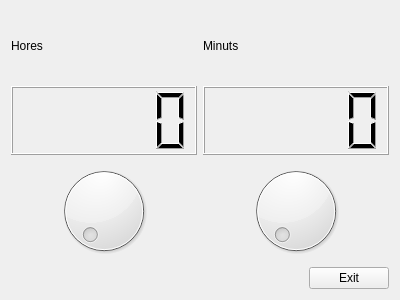
<?xml version="1.0" encoding="UTF-8"?>
<ui version="4.0">
 <class>Rellotge</class>
 <widget class="QWidget" name="Rellotge">
  <property name="geometry">
   <rect>
    <x>0</x>
    <y>0</y>
    <width>400</width>
    <height>300</height>
   </rect>
  </property>
  <property name="windowTitle">
   <string>Form</string>
  </property>
  <layout class="QVBoxLayout" name="verticalLayout_2">
   <item>
    <layout class="QVBoxLayout" name="verticalLayout">
     <item>
      <layout class="QHBoxLayout" name="horizontalLayout_2">
       <item>
        <widget class="QLabel" name="label">
         <property name="text">
          <string>Hores</string>
         </property>
        </widget>
       </item>
       <item>
        <widget class="QLabel" name="label_2">
         <property name="text">
          <string>Minuts</string>
         </property>
        </widget>
       </item>
      </layout>
     </item>
     <item>
      <layout class="QHBoxLayout" name="horizontalLayout_3">
       <item>
        <widget class="QLCDNumber" name="lcdNumber_3">
         <property name="smallDecimalPoint">
          <bool>false</bool>
         </property>
        </widget>
       </item>
       <item>
        <widget class="QLCDNumber" name="lcdNumber_2">
         <property name="sizePolicy">
          <sizepolicy hsizetype="Minimum" vsizetype="Minimum">
           <horstretch>0</horstretch>
           <verstretch>0</verstretch>
          </sizepolicy>
         </property>
        </widget>
       </item>
      </layout>
     </item>
     <item>
      <layout class="QHBoxLayout" name="horizontalLayout_4">
       <item>
        <widget class="QDial" name="dial">
         <property name="maximum">
          <number>23</number>
         </property>
        </widget>
       </item>
       <item>
        <widget class="QDial" name="dial_2">
         <property name="maximum">
          <number>59</number>
         </property>
        </widget>
       </item>
      </layout>
     </item>
    </layout>
   </item>
   <item>
    <layout class="QHBoxLayout" name="horizontalLayout">
     <item>
      <spacer name="horizontalSpacer">
       <property name="orientation">
        <enum>Qt::Horizontal</enum>
       </property>
       <property name="sizeHint" stdset="0">
        <size>
         <width>40</width>
         <height>20</height>
        </size>
       </property>
      </spacer>
     </item>
     <item>
      <widget class="QPushButton" name="pushButton">
       <property name="text">
        <string>Exit</string>
       </property>
      </widget>
     </item>
    </layout>
   </item>
  </layout>
 </widget>
 <resources/>
 <connections>
  <connection>
   <sender>dial</sender>
   <signal>valueChanged(int)</signal>
   <receiver>lcdNumber_3</receiver>
   <slot>display(int)</slot>
   <hints>
    <hint type="sourcelabel">
     <x>111</x>
     <y>101</y>
    </hint>
    <hint type="destinationlabel">
     <x>114</x>
     <y>43</y>
    </hint>
   </hints>
  </connection>
  <connection>
   <sender>dial_2</sender>
   <signal>valueChanged(int)</signal>
   <receiver>lcdNumber_2</receiver>
   <slot>display(int)</slot>
   <hints>
    <hint type="sourcelabel">
     <x>310</x>
     <y>108</y>
    </hint>
    <hint type="destinationlabel">
     <x>310</x>
     <y>35</y>
    </hint>
   </hints>
  </connection>
  <connection>
   <sender>pushButton</sender>
   <signal>clicked()</signal>
   <receiver>Rellotge</receiver>
   <slot>close()</slot>
   <hints>
    <hint type="sourcelabel">
     <x>341</x>
     <y>235</y>
    </hint>
    <hint type="destinationlabel">
     <x>364</x>
     <y>423</y>
    </hint>
   </hints>
  </connection>
 </connections>
</ui>
